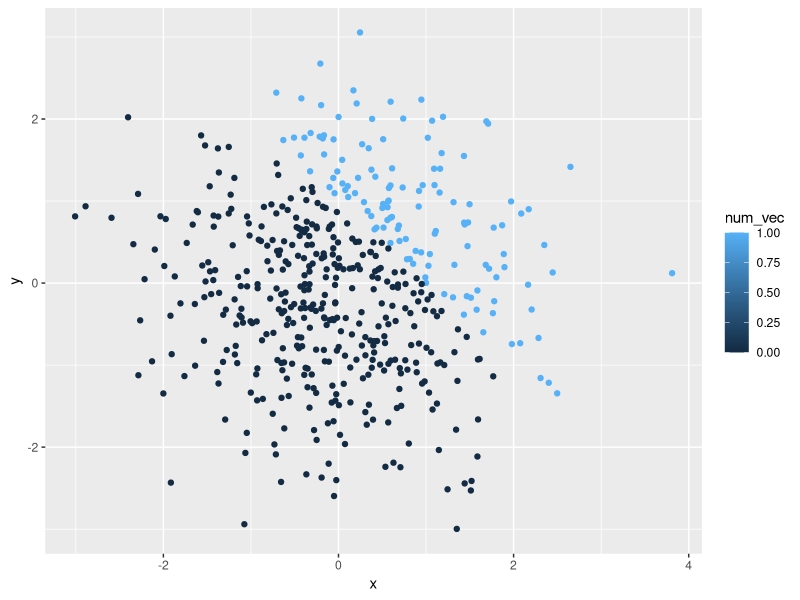
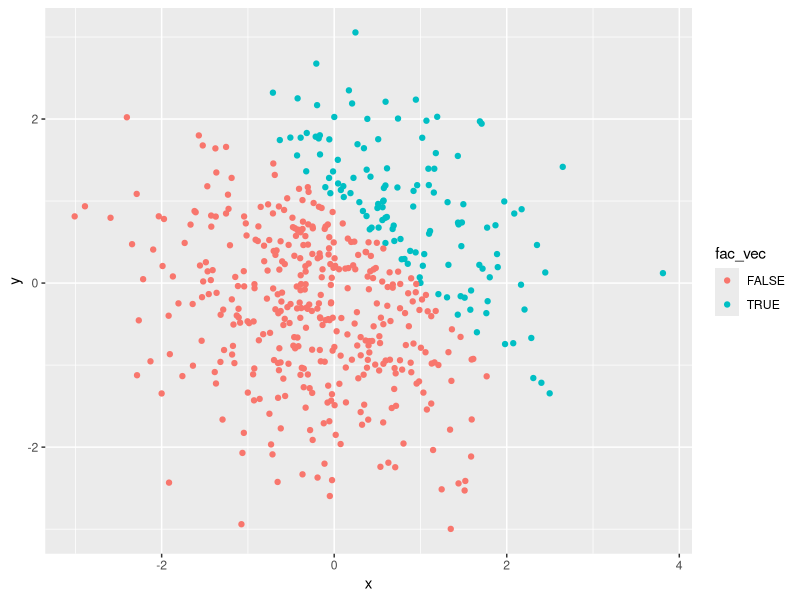
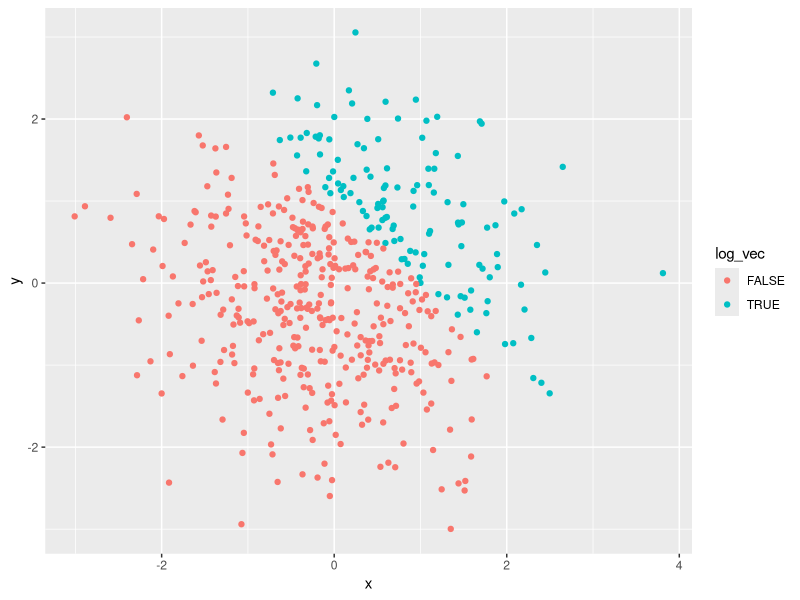

The R source for these figures, in order:
## ---- chunk 1
library(tidyverse)

set.seed(1)

problem_1_df = tibble(
  random_sample = rnorm(8),
  Logical_vec = random_sample > 0,
  character_vec = c("hotdog", "milk", "bread", "bagel", "banana", "apple", "orange", "pear"),
  factor_vec = factor(c("red", "blue", "white", "red", "blue", "white","red", "blue"))
)

mean_rand_samp = mean(pull(problem_1_df, random_sample))
mean_log_vec = mean(pull(problem_1_df, Logical_vec))
mean_cha_vec = mean(pull(problem_1_df, character_vec))
mean_fac_vec = mean(pull(problem_1_df, factor_vec))
## ---- chunk 2
numr_log = as.numeric(pull(problem_1_df, Logical_vec))
numr_char = as.numeric(pull(problem_1_df, character_vec))
numr_fac = as.numeric(pull(problem_1_df, factor_vec))

multiple_logical_numeric = numr_log * pull(problem_1_df, random_sample)
multiple_logical_factor = as.factor(pull(problem_1_df, Logical_vec)) * pull(problem_1_df, random_sample)
multiple_logical_factor_numeric = as.numeric(as.factor(pull(problem_1_df, Logical_vec)))* pull(problem_1_df, random_sample)


## ---- chunk 3
problem_2_df = tibble(
  x = rnorm(500),
  y = rnorm(500),
  log_vec = x + y > 1,
  num_vec = as.numeric(log_vec),
  fac_vec = as.factor(log_vec)
)

plot_save = ggplot(problem_2_df, aes(x = x, y = y, color = log_vec)) + geom_point()
ggplot(problem_2_df, aes(x = x, y = y, color = num_vec)) + geom_point()
ggplot(problem_2_df, aes(x = x, y = y, color = fac_vec)) + geom_point()

ggsave(filename = "first_plot_save.png", plot = plot_save)
